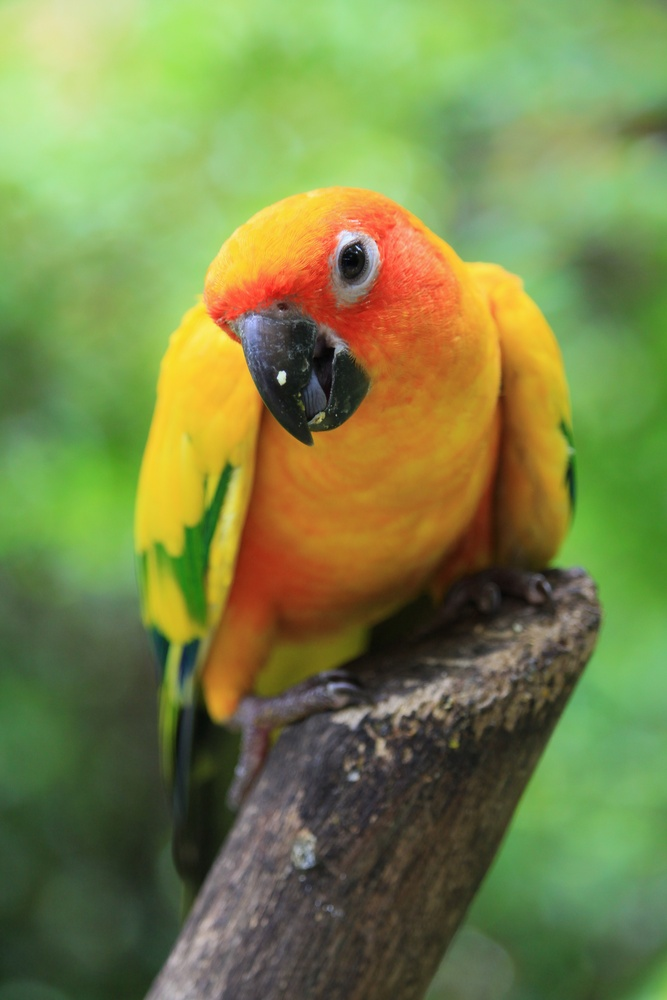
#> input picture ImageProcessing/ImageFiltering/input_image.jpg, 667 x 1000 px, shrunk from 3456 x 5184 before the run
$ python main.py
#> lines starting #> are read from the running program, lines starting #| are printed output that depends on the picture
import cv2
import numpy as np

# read the image
image = cv2.imread('input_image.jpg')
#> image is the input picture: shape (1000, 667, 3); mean B, G, R 72.7, 132.2, 120.9

# apply the filter
blue, green, red = cv2.split(image)
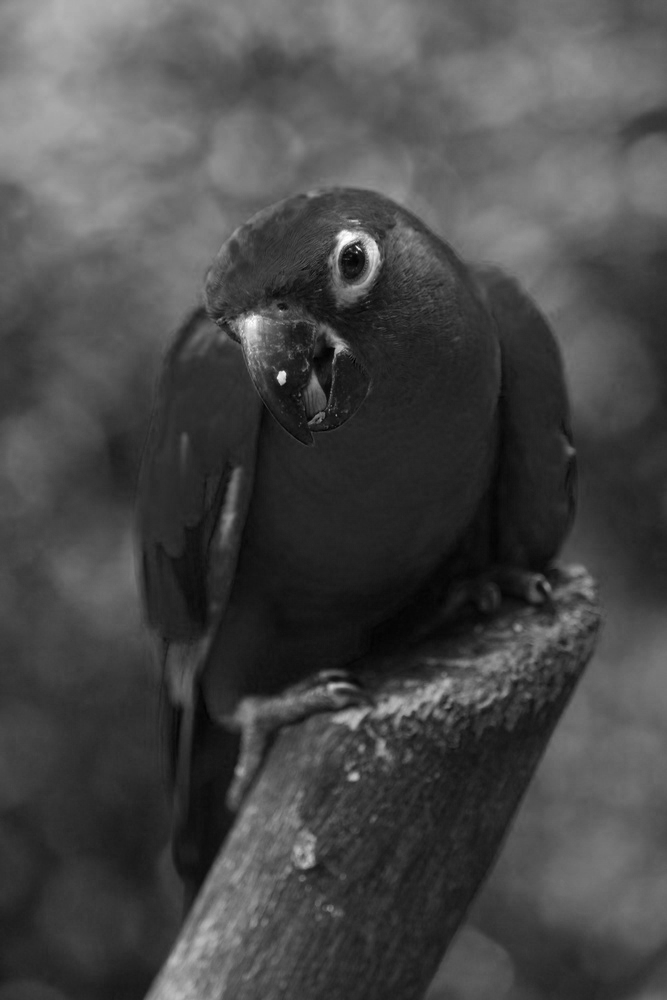
#> blue: shape (1000, 667); min 0, max 255, mean 72.7
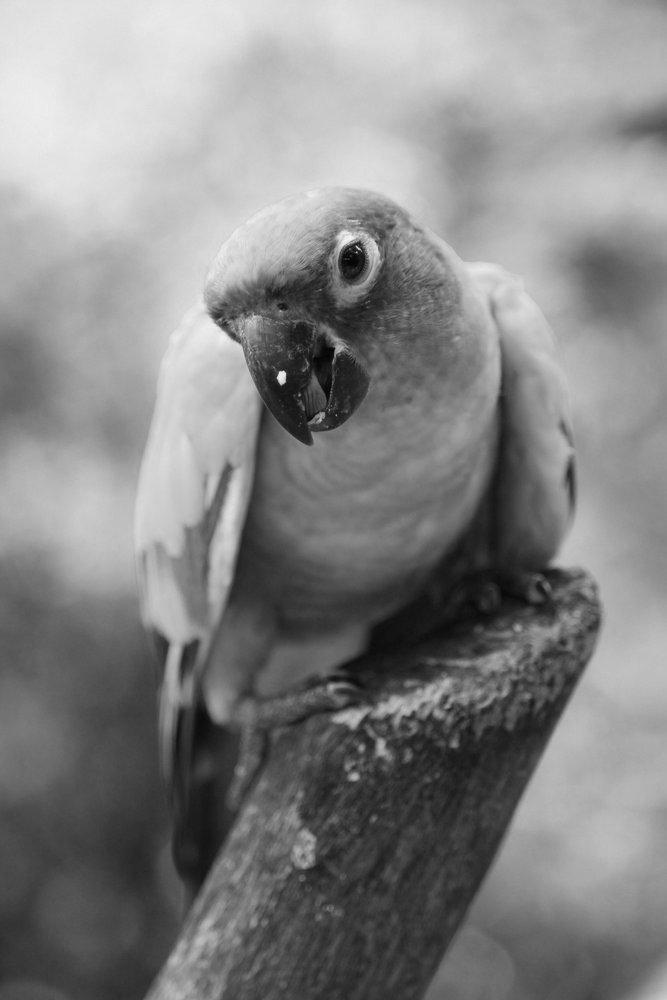
#> green: shape (1000, 667); min 0, max 248, mean 132.2
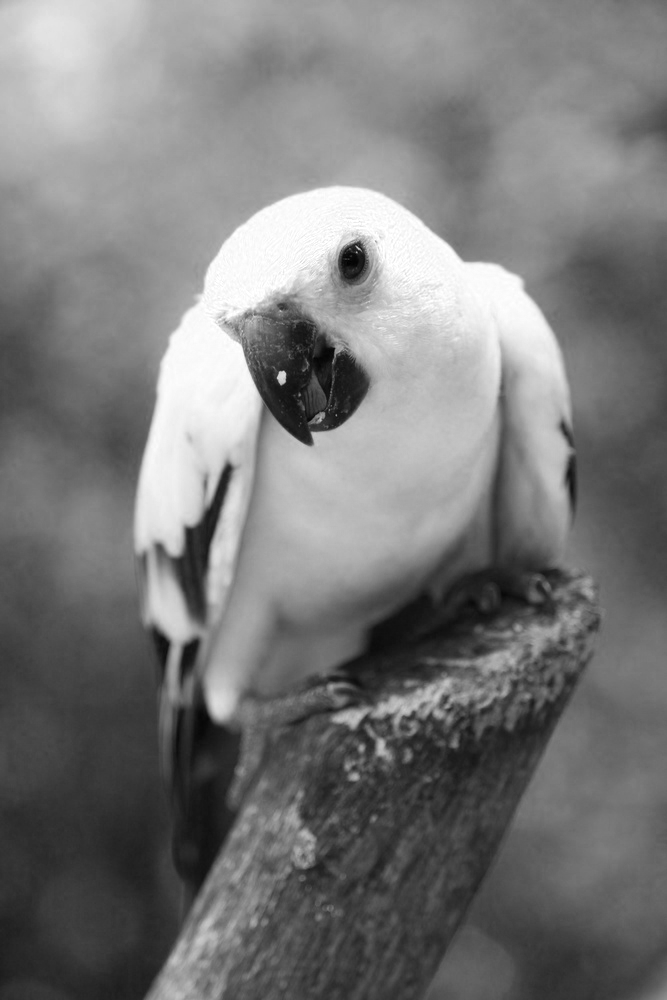
#> red: shape (1000, 667); min 1, max 255, mean 120.9
zeros = np.zeros(image.shape[:2], dtype="uint8")

# Apply blue filter and merge with original image
cool_image = cv2.merge([blue + 100, green - 75, red - 75])
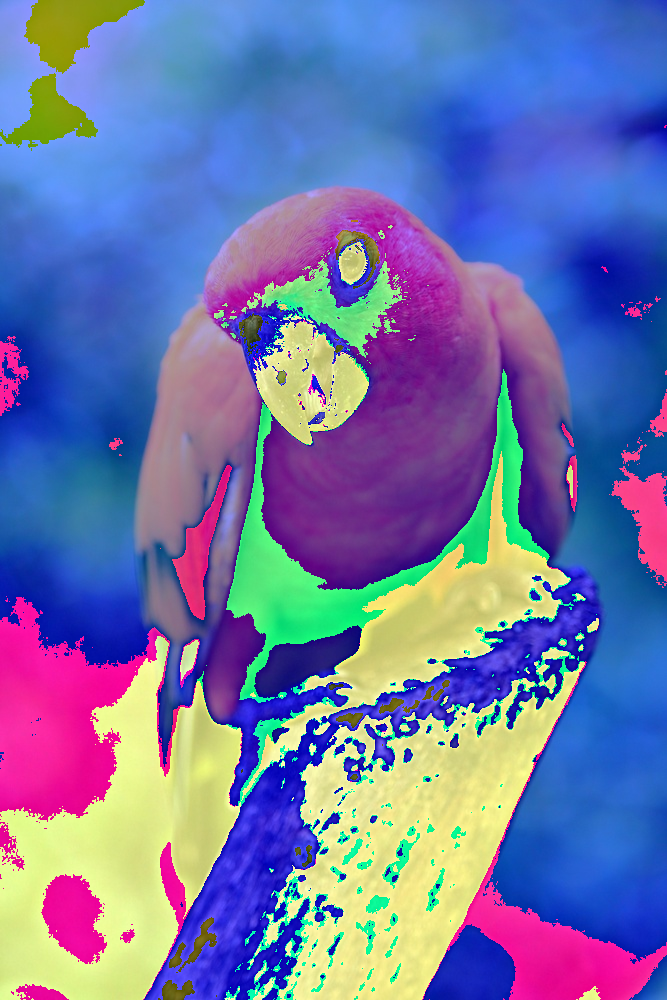
#> cool_image: shape (1000, 667, 3); mean B, G, R 168.4, 116.8, 111.3

# show the filtered image
cv2.imshow('Cool Image', cool_image)
cv2.waitKey(0)

# save the filtered image
cv2.imwrite('cool_image.jpg', cool_image)
